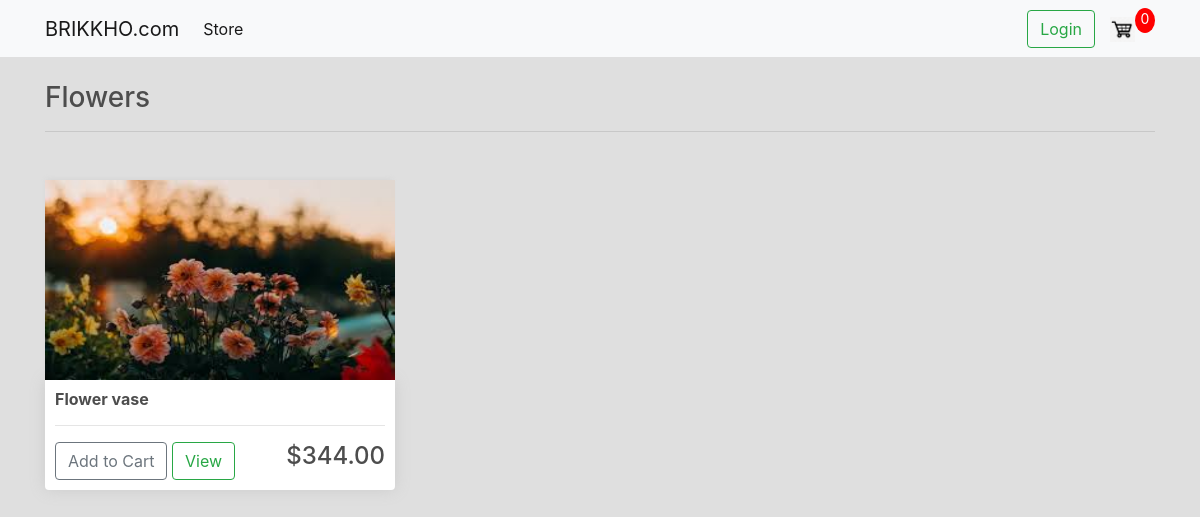
The app's page /flowers/ with its own data.
### store/models.py (models this page shows, shortened)
class Product(models.Model):
    name = models.CharField(max_length=256, null=True)
    price = models.FloatField()
    digital = models.BooleanField(default=False, null=True, blank=False)
    image = models.ImageField(null=True, blank=True)
    product_id = models.CharField(max_length=7, null=True)
    @property
    def imageURL(self):
        try:
            url = self.image.url
        except:
            url = ''
        return url

### store/views.py (the view)
# urls.py: path('flowers/', views.flowers, name='flowers'),
def flowers(request):
    data = cartData(request)
    cartItems = data['cartItems']
    products = Product.objects.all()
    context = {
        'products': products,
        'cartItems': cartItems,
    }
    return render(request, 'store/flowers.html', context)

### store/utils.py (called while the page is built, shortened)
def cookieCart(request):
	try:
		cart = json.loads(request.COOKIES['cart'])
	except:
		cart = {}
		print('CART:', cart)
	items = []
	order = {'get_cart_total':0, 'get_cart_items':0, 'shipping':False}
	cartItems = order['get_cart_items']
	return {
        'cartItems': cartItems,
        'order': order,
        'items' :items
    }

def cartData(request):
    if request.user.is_authenticated:
        customer = request.user.customer
        order, created = Order.objects.get_or_create(customer=customer, complete=False)
        items = order.orderitem_set.all()
        cartItems = order.get_cart_items
    else:
        cookieDate = cookieCart(request)
        cartItems = cookieDate['cartItems']
        order = cookieDate['order']
        items = cookieDate['items']
    return {
        'cartItems': cartItems,
        'order': order,
        'items' :items
    }

### store/templates/store/flowers.html
{% extends 'store/base.html' %}
{% load static %}
{% block content %}
    <h3>Flowers</h3>
    <hr>
    <div class="row">
        {% for product in products %}
            {% if product.product_id == 'Fl' %}
                <div class="col-lg-4" style="margin-top: 2rem;">
                    <img class="thumbnail" src="{{ product.imageURL }}" alt="">
                    <div class="box-element product">
                        <h6><strong>{{ product.name }}</strong></h6>
                        <hr>
                        <button data-product="{{ product.id }}" data-action="add" class="btn btn-outline-secondary add-btn update-cart">
                            Add to Cart
                        </button>
                        <a class="btn btn-outline-success" href="#">View</a>
                        <h4 style="display: inline-block; float: right;">${{ product.price|floatformat:2 }}</h4>
                    </div>
                </div>
            {% endif %}
        {% endfor %}
    </div>
{% endblock content %}

### static/css/main.css (style rules this page uses)
body { background-color: #dfdfdf; }
h1,h2,h3,h4,h5,h6 { color:hsl(0, 0%, 30%); }
.box-element { box-shadow:hsl(0, 0%, 80%) 0 0 16px; background-color: #fff; border-radius: 4px; padding: 10px; }
.thumbnail { width: 100%; height: 200px; -webkit-box-shadow: -1px -3px 5px -2px rgba(214,214,214,1); -moz-box-shadow: -1px -3px 5px -2px rgba(214,214,214,1); box-shadow: -1px -3px 5px -2px rgba(214,214,214,1); }
.product { border-radius: 0 0 4px 4px; }
.col-lg-4, .col-lg-6, .col-lg-8, .col-lg-12 { margin-top: 10px; }

### records on screen
Product: imageURL (picture), name "Flower vase", price "344.00"

### other values on screen
{{ cartItems }} "0"
